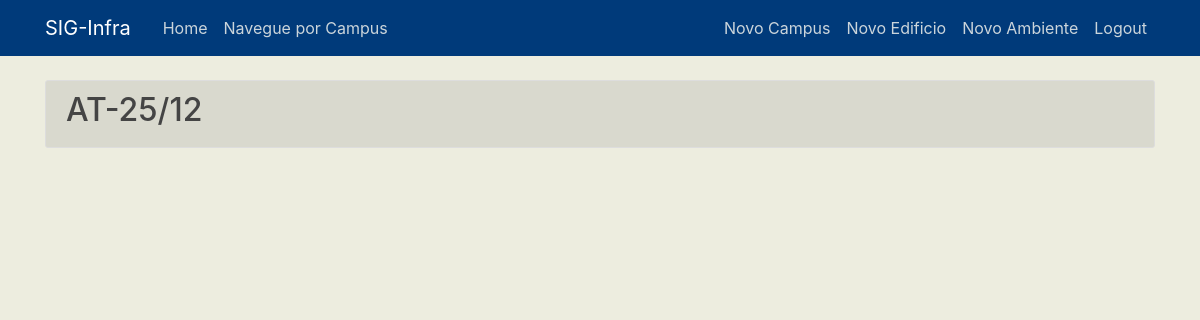
Before: /ambientes (signed in) with the older database file.
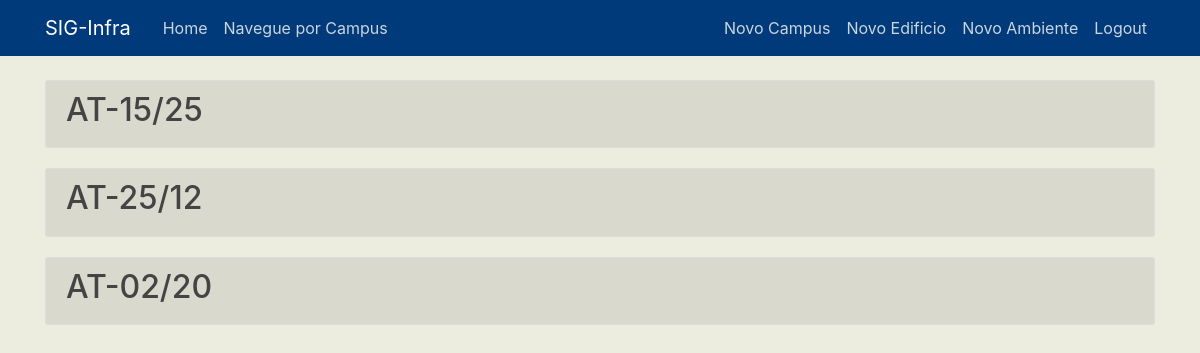
After: the same page with the newer database file.
### sicinfra/models.py (models this page shows)
class Ambientes(db.Model):
    id = db.Column(db.Integer, primary_key=True)
    endereco = db.Column(db.String(15), nullable=False)
    descricao = db.Column(db.String(50), nullable=False)
    area_total = db.Column(db.Float(precision=',2'), nullable=False)
    area_util = db.Column(db.Float(precision=',2'), nullable=False)
    uso = db.Column(db.String(30), nullable=False)
    id_edificio = db.Column(db.Integer, db.ForeignKey('edificios.id'), nullable=False)

### sicinfra/routes.py (the view)
@app.route("/ambientes")
def ambientes():
    ambientes = Ambientes.query.all()
    return render_template('ambientes.html', title='Ambientes', ambientes=ambientes)

### sicinfra/models.py (called while the page is built)
@login_manager.user_loader
def load_user(user_id):
    return User.query.get(int(user_id))

### sicinfra/templates/ambientes.html
{% extends "layout.html" %}
{% block content %}
    {% for ambiente in ambientes %}
        <article class="media content-section">
          <div class="media-body">
            <h2><a class="article-title" href="{{url_for('ambiente', ambiente_id=ambiente.id)}}">{{ ambiente.endereco }}</a></h2>
          </div>
        </article>
    {% endfor %}
{% endblock content %}

### sicinfra/templates/layout.html (shortened to what this page needs)
<!DOCTYPE html>
<html>
<head>
    <link rel="stylesheet" href="https://maxcdn.bootstrapcdn.com/bootstrap/4.0.0/css/bootstrap.min.css">
    <link rel="stylesheet" type="text/css" href="{{ url_for('static', filename='main.css') }}">
</head>
<body>
    <header class="site-header">
      <nav class="navbar navbar-expand-md navbar-dark bg-steel fixed-top">
        <div class="container">
          <a class="navbar-brand mr-4" href="/">SIG-Infra</a>
          <div class="collapse navbar-collapse" id="navbarToggle">
            <div class="navbar-nav mr-auto">
              <a class="nav-item nav-link" href="{{ url_for('home') }}">Home</a>
              <a class="nav-item nav-link" href="{{ url_for('campi') }}">Navegue por Campus</a>
            </div>
            <div class="navbar-nav">
              {% if current_user.is_authenticated %}
                <a class="nav-item nav-link" href="{{ url_for('novo_campus') }}">Novo Campus</a>
                <a class="nav-item nav-link" href="{{ url_for('novo_edificio') }}">Novo Edificio</a>
                <a class="nav-item nav-link" href="{{ url_for('novo_ambiente') }}">Novo Ambiente</a>
                <a class="nav-item nav-link" href="{{ url_for('logout') }}">Logout</a>
              {% else %}
                <a class="nav-item nav-link" href="{{ url_for('login') }}">Login</a>
                <a class="nav-item nav-link" href="{{ url_for('register') }}">Novo usuario</a>
              {% endif %}
            </div>
          </div>
        </div>
      </nav>
    </header>
    <main role="main" class="container">
      <div class="row">
        <div class="col-md-12">
          {% block content %}{% endblock %}
        </div>
      </div>
    </main>
</body>
</html>

### sicinfra/static/main.css (style rules this page uses)
body { background: #ededdf; color: #333333; margin-top: 5rem; }
h1, h2, h3, h4, h5, h6 { color: #444444; }
.bg-steel { background-color: #003a7a; }
.site-header .navbar-nav .nav-link { color: #cbd5db; }
.content-section { background: #d9d9ce; padding: 10px 20px; border: 1px solid #dddddd; border-radius: 3px; margin-bottom: 20px; }
.article-title { color: #444444; }

Changed rows visible on the page:
added Ambientes: endereco "AT-15/25"
added Ambientes: endereco "AT-02/20"
